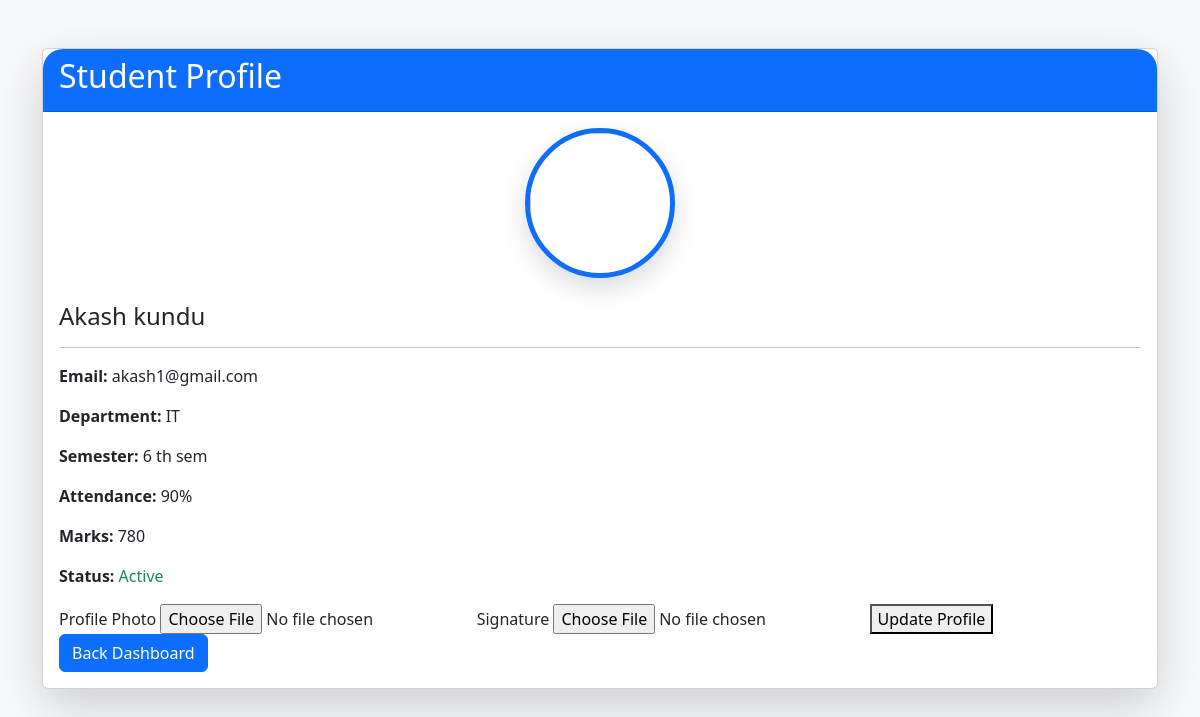
The page /student_profile (signed in) on the database its author committed.
### models.py (models this page shows)
class Student(db.Model):
    id = db.Column(db.Integer, primary_key=True)
    roll_number = db.Column(db.String(50), unique=True)
    name = db.Column(db.String(100))
    email = db.Column(db.String(100))
    department = db.Column(db.String(100))
    password = db.Column(db.String(100))
    attendance = db.Column(db.Integer, default=0)
    marks = db.Column(db.Integer, default=0)
    semester = db.Column(db.String(50))
    photo = db.Column(db.String(200))
    signature = db.Column(db.String(200))

### app.py (the view, shortened to what this page needs)
@app.route("/student_profile", methods=["GET", "POST"])
def student_profile():
    if "student_id" not in session:
        return redirect("/student_login")
    student = Student.query.get(session["student_id"])
    return render_template(
        "student_profile.html",
        student=student
    )

### templates/student_profile.html (shortened to what this page needs)
<!DOCTYPE html>
<html>
<head>
    <link href="https://cdn.jsdelivr.net/npm/bootstrap@5.3.3/dist/css/bootstrap.min.css" rel="stylesheet">
</head>
<body class="bg-light">
<div class="container mt-5">
    <div class="card shadow-lg">
        <div class="card-header bg-primary text-white">
            <h2>Student Profile</h2>
        </div>
        <div class="card-body">
            <div class="text-center mb-4">
    {% if student.photo %}
        <img src="{{ url_for('static', filename='uploads/photos/' + student.photo) }}"
             class="profile-photo">
    {% else %}
        <img src="https://cdn-icons-png.flaticon.com/512/3135/3135715.png"
             class="profile-photo">
    {% endif %}
</div>
            <h4>{{ student.name }}</h4>
            <hr>
            <p><b>Email:</b> {{ student.email }}</p>
            <p><b>Department:</b> {{ student.department }}</p>
            <p><b>Semester:</b> {{ student.semester }}</p>
            <p><b>Attendance:</b> {{ student.attendance }}%</p>
            <p><b>Marks:</b> {{ student.marks }}</p>
            <p><b>Status:</b>
                <span class="text-success">
                    Active
                </span>
            </p>
            <form method="POST" enctype="multipart/form-data">
    <label>Profile Photo</label>
    <input type="file" name="photo">
    <label>Signature</label>
    <input type="file" name="signature">
    <button type="submit">
        Update Profile
    </button>
</form>
            <a href="/student_dashboard"
               class="btn btn-primary">
               Back Dashboard
            </a>
        </div>
    </div>
</div>
</body>
</html>

### templates/student_profile.html (style rules this page uses)
.profile-photo { width:150px; height:150px; border-radius:50%; object-fit:cover; border:5px solid #0d6efd; box-shadow:0 10px 25px rgba(0,0,0,.15); }
.card { border:none; border-radius:20px; }
.card-header { border-radius:20px 20px 0 0 !important; }

### rows shown on the page
Student: name "Akash kundu", email "akash1@gmail.com", department "IT", semester "6 th sem", attendance "90", marks "780"
